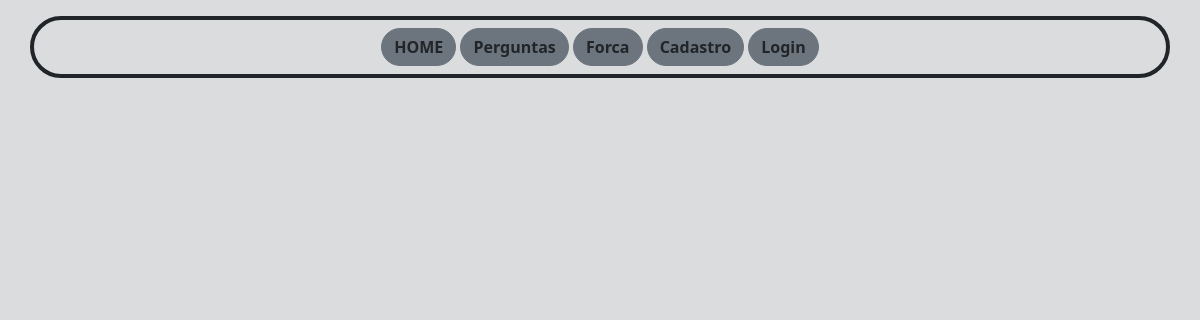
Before: / with the older database file.
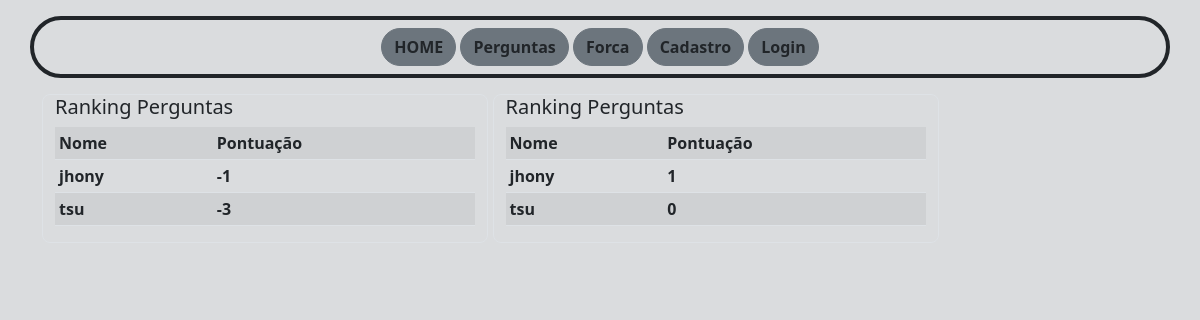
After: the same page with the newer database file.
### apps/usuarios/models.py (models this page shows)
class Ranking(models.Model):
    user = models.OneToOneField(User, primary_key=User, related_name='Ranking' ,  on_delete=models.CASCADE)
    pontos_pergunta = models.IntegerField(default=0)
    pontos_forca = models.IntegerField(default=0)
    pontos_rpg = models.IntegerField(default=0)

### setup/views.py (the view)
# urls.py: path('', index, name='index'),
def index(request):
    ranking_pergunta = Ranking.objects.all().order_by('-pontos_pergunta')
    ranking_forca = Ranking.objects.all().order_by('-pontos_forca')
    contexto = {
        'ranking_pergunta':ranking_pergunta,
        'ranking_forca':ranking_forca,
    }
    return render(request, 'index.html', contexto)

### templates/index.html (shortened to what this page needs)
{% load static %}
<!DOCTYPE HTML>
    <html>
        <head>
            <link rel="stylesheet" href="{% static 'bootstrap.css' %}">
        </head>
        <body class="bg-secondary bg-opacity-25">
            <header class="text-center">
                <nav class="container mx-auto text-center border border-dark border-4 rounded-pill p-2 m-3">
                    <a class="btn btn-secondary text-dark fs-6 fw-bold rounded-pill" href="{% url 'index' %}">HOME</a>
                    <a class="btn btn-secondary text-dark fs-6 fw-bold text-dark rounded-pill" href="{% url 'perguntas' %}">Perguntas</a>
                    <a class="btn btn-secondary text-dark fs-6 fw-bold text-dark rounded-pill" href="{% url 'forca' %}">Forca</a>
                    {% if user.is_authenticated %}
                    <a class="btn btn-secondary text-dark fs-6 fw-bold text-dark rounded-pill" href="{% url 'logout' %}">Logout</a>
                    {% else %}
                    <a class="btn btn-secondary text-dark fs-6 fw-bold text-dark rounded-pill" href="{% url 'cadastro' %}">Cadastro</a>
                    <a class="btn btn-secondary text-dark fs-6 fw-bold text-dark rounded-pill" href="{% url 'login' %}">Login</a>
                    {% endif %}
                </nav>
            </header>
            <div class='container'>
            {% if ranking_pergunta %}
            <div class='container border rounded-3' style="width: 40%;display: inline-block;">
                <h5>Ranking Perguntas</h5>
                <table class="table table-sm table-striped table-hover">
                    <tr>
                        <th>Nome</th>
                        <th>Pontuação</th>
                    </tr>
                    {% for r in ranking_pergunta %}
                        <tr>
                            <th>{{ r.user }}</th>
                            <th>{{ r.pontos_pergunta }}</th>
                        </tr>
                    {% endfor %}
                </table>
            </div>
            {% endif %}
            {% if ranking_forca %}
            <div class='container border rounded-3' style="width: 40%;display: inline-block;">
                <h5>Ranking Perguntas</h5>
                <table class="table table-sm table-striped table-hover">
                    <tr>
                        <th>Nome</th>
                        <th>Pontuação</th>
                    </tr>
                    {% for r in ranking_forca %}
                        <tr>
                            <th>{{ r.user }}</th>
                            <th>{{ r.pontos_forca }}</th>
                        </tr>
                    {% endfor %}
                </table>
            </div>
            {% endif %}
            </div>
        </body>
</html>

Changed rows visible on the page:
added Ranking: user "jhony", pontos_pergunta "-1", pontos_forca "1"
added Ranking: user "tsu", pontos_pergunta "-3", pontos_forca "0"
Other visible differences:
text now shown: "Ranking Perguntas Nome Pontuação Ranking Perguntas Nome Pontuação"
